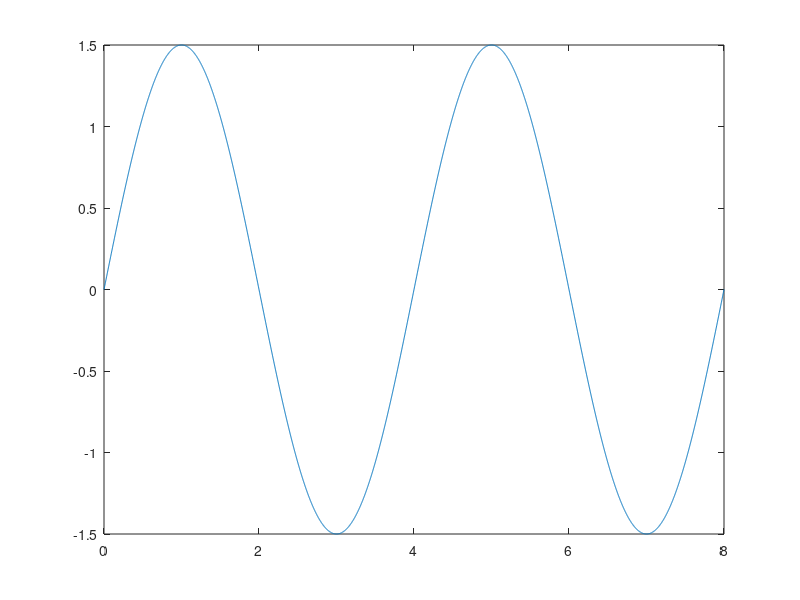
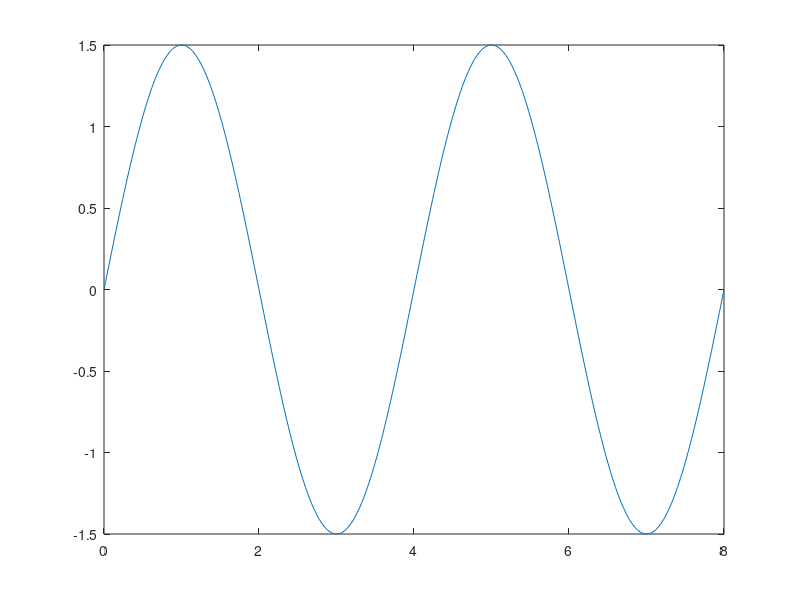
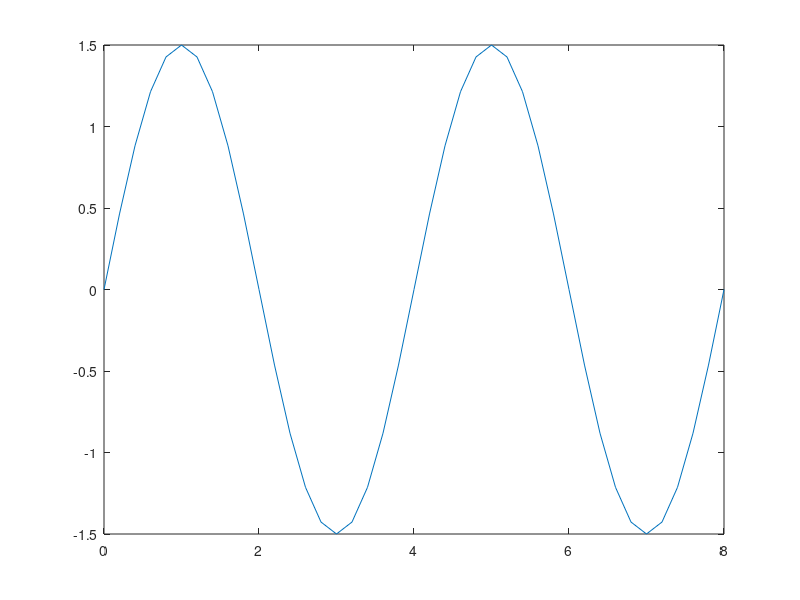

Recreate these plots in MATLAB, in order.
% rezolutie temporara 2ms
figure(1)
% semnal sinusoidal initial (neredresat)
f= 0.25; % f = 1/T = 1/4 = 0.25
t1=0:0.002:8; %8 => afisez doua perioade
s1=1.5*sin(2*pi*f*t1);
%semnal sinuroidal RDA
plot(t1,s1)

%%
% rezolutie temporara 20ms
figure(2)
% semnal sinusoidal initial (neredresat)
f= 0.25; % f = 1/T = 1/4 = 0.25
t2=0:0.02:8; %8 => afisez doua perioade
s2=1.5*sin(2*pi*f*t2);
%semnal sinuroidal RDA
plot(t2,s2)

%%
% rezolutie temporara 200ms
figure(3)
% semnal sinusoidal initial (neredresat)
f= 0.25; % f = 1/T = 1/4 = 0.25
t3=0:0.2:8; %8 => afisez doua perioade
s3=1.5*sin(2*pi*f*t3);
%semnal sinuroidal RDA
plot(t3,s3)
